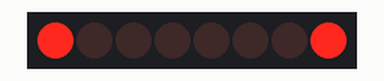
Recording of a program running on a simulated Arduino Uno, built with avr-gcc and run on an emulated ATmega328P. On the bench: 8 shift-register outputs drawn as a row of LEDs (first output left, lit = HIGH). Wiring (inferred from the names in the program): shift register (74HC595): data pin 12; shift clock pin 9; latch pin 11. Wiring (inferred from the signals the program sends): row of LEDs: on Q0, Q1, Q2, Q3, Q4, Q5, Q6, Q7.

Above: at 0.5 s.
At 3.5 s:
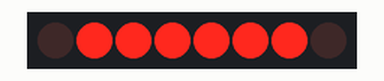
Timing chart, 0 to 4.6 s (numbered marks = the images above):
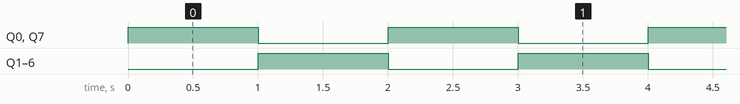

The program:

main.cpp
```cpp
#include <Arduino.h>
int latchpin = 11;
int clockpin = 9;
int datapin = 12;
int dt = 1000;
byte LEDS =  B10000001;
void setup() {
  // put your setup code here, to run once:
  Serial.begin(9600);
  pinMode(latchpin, OUTPUT);
  pinMode(datapin, OUTPUT);
  pinMode(clockpin, OUTPUT);
}

void loop() {
  // put your main code here, to run repeatedl
  digitalWrite(latchpin, 0);
  shiftOut(datapin, clockpin, LSBFIRST, LEDS);
  digitalWrite(latchpin, 1);
  delay(dt);
  //bitflipper é simples de se fazer, basta pegar o numero total possivel e subtrair pelos byte q quer flipar
  LEDS = 0xFF - LEDS;
  }
```

Measured:
- by itself, Q0–7: alternates HIGH for 1.0 s and LOW for 1.0 s
